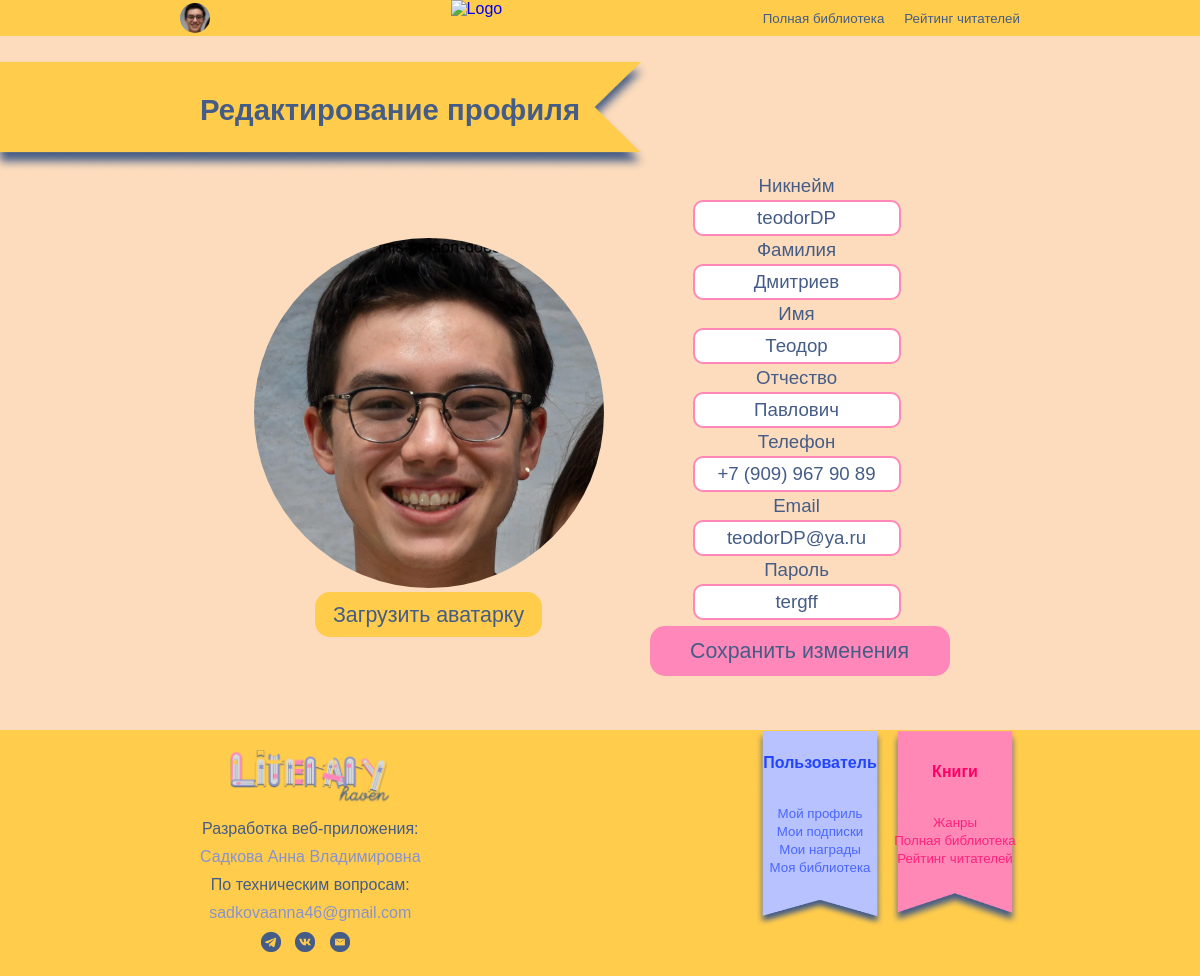
Page /editprofile.php?acc=22 on the committed database.
### tables this page shows
CREATE TABLE `user` (
  `UserId` int(11) NOT NULL AUTO_INCREMENT,
  `Surname` varchar(100) NOT NULL,
  `Name` varchar(100) NOT NULL,
  `Fathername` varchar(100) DEFAULT NULL,
  `UserPhoto` varchar(100) DEFAULT NULL,
  `Nickname` varchar(50) DEFAULT NULL,
  `Phone` varchar(18) NOT NULL,
  `Password` varchar(10) NOT NULL,
  `Email` varchar(70) NOT NULL,
  `Scores` int(11) DEFAULT NULL,
  `Role` int(11) NOT NULL,
  `Status` int(11) NOT NULL,
  `Block` bit(1) DEFAULT NULL,
  PRIMARY KEY (`UserId`),
  KEY `Role` (`Role`),
  KEY `Status` (`Status`),
  CONSTRAINT `user_ibfk_1` FOREIGN KEY (`Role`) REFERENCES `role` (`RoleId`),
  CONSTRAINT `user_ibfk_2` FOREIGN KEY (`Status`) REFERENCES `status` (`StatusId`)
);

### public_html/editprofile.php (the view, shortened to what this page needs)
<?php
if (isset($_SESSION['acc'])) {
    $acc = $_SESSION['acc'];
} elseif (isset($_GET['acc'])) {
    $acc = $_GET['acc'];
} else {
    header("Location: autorisation.php");
    exit();
}
$host="localhost";
$dbname="sadkovaann";
$password="R2UJCEw@Q";
$user="sadkovaann";
$db_connect = mysqli_connect($host, $user, $password, $dbname);
$roleCheck = "SELECT Role FROM user WHERE UserId = $acc";
$roleCheckSql = mysqli_query($db_connect, $roleCheck);
if ($roleCheckSql && mysqli_num_rows($roleCheckSql) > 0) {
    $rowRole = mysqli_fetch_assoc($roleCheckSql);
    $RoleId = $rowRole['Role'];
}
if($RoleId == 2){
    $usQuery = "SELECT * FROM user WHERE UserId = $acc";
    $usResult = mysqli_query($db_connect, $usQuery);
    if ($usResult) {
        $userData = mysqli_fetch_assoc($usResult);
    } else {
        die("Ошибка выполнения запроса: " . mysqli_error($db_connect));
    }
}
?>
<!DOCTYPE html>
<html lang="ru">
<head>
    <link rel="stylesheet" href="style.css">
<body>
    <header>
        <div class="user-profile">
            <?php
            $q1 = "SELECT UserPhoto FROM user WHERE UserId = $acc";
            $sql1 = mysqli_query($db_connect, $q1);
            if ($sql1 && mysqli_num_rows($sql1) > 0) {
                $row = mysqli_fetch_assoc($sql1);
                $imageName = $row['UserPhoto'];
                $profimage = "Images/Profile/" . $imageName;
                echo "<a href='profile.php'>
                        <img src='$profimage' alt='Профиль' class='profile-icon'>
                    </a>";
            } else {
                echo "<a href='profile.php'>
                        <img src='Images/Profile/NoPhoto.png' alt='Профиль' class='profile-icon'>
                    </a>";
            }
            ?>
        </div>
        <div class="logo">
            <a href="index.php">
                <img src="Images/Logo/logo.png" alt="Logo">
            </a>
        </div>
        <nav>
            <ul>
                <li><a href="library.php">Полная библиотека</a></li>
                <li><a href="readers.php">Рейтинг читателей</a></li>
            </ul>
        </nav>
    </header>
    <section class='select-book-rewiew' style='margin: 0;'>
    <div id="left" class="section-bookmark" style="background-image: url('Images/Navigation/YellowSection.png'); margin-top: 2%">
        <?php
        if($RoleId == 2){
            echo "<h2 class='section-title'>Редактирование профиля</h2>";
        }
        else if ($RoleId == 1){
            echo "<h2 class='section-title'>Новый администратор</h2>";
        }
        ?>
    </div>
    <center>
        <table style="margin-bottom: 3%;">
            <tr>
                <?php
                if($RoleId == 2){
                    echo "<td style='padding-right: 40px'>";
                    $bookImages = "Images/Profile/" . $userData['UserPhoto'];
                    $SelBookImg = $bookImages;
                    echo "<center><img class='us-prof-img' id='us-prof-img' src='$SelBookImg' style='margin-bottom:3%'><br>";
                    echo "<label for='us-img-tb' class='add-img-book' onchange='previewImage(event)'>Загрузить аватарку</label>
                    </center>
                    </td>";
                }
                ?>
                <td>
                    <center>
                        <form action='profileeditcode.php' method='POST' class='new-read-book-user' enctype="multipart/form-data">
                            <?php
                            if($RoleId == 2){
                                echo "<label for='user-nname-box'>Никнейм</label><br>
                                <input type='text' readonly name='user-nname-box' id='user-nname-box' value='{$userData['Nickname']}'>
                                <br>";
                            }
                            ?>
                            <label for="user-sname-box">Фамилия</label><br>
                            <input type="text" required name="user-sname-box" id="user-sname-box" value='<?php if($RoleId == 2) { echo $userData['Surname'];}?>'><br>
                            <label for="user-name-box">Имя</label><br>
                            <input type="text" required name="user-name-box" id="user-name-box" value='<?php if($RoleId == 2) { echo $userData['Name'];}?>'><br>
                            <label for="user-fname-box">Отчество</label><br>
                            <input type="text" required name="user-fname-box" id="user-fname-box" value='<?php if($RoleId == 2) { echo $userData['Fathername'];}?>'><br>
                            <label for="user-ph-box">Телефон</label><br>
                            <input type="text" <?php if($RoleId == 2){ echo 'readonly';}?> name="user-ph-box" id="user-ph-box" value='<?php if($RoleId == 2) { echo $userData['Phone'];}?>'><br>
                            <label for="user-mail-box">Email</label><br>
                            <input type="text" required name="user-mail-box" id="user-mail-box" value='<?php if($RoleId == 2) { echo $userData['Email'];}?>'><br>
                            <label for="user-pass-box">Пароль</label><br>
                            <input type="text" required name="user-pass-box" id="user-pass-box" value='<?php if($RoleId == 2) { echo $userData['Password'];}?>'><br>
                            <input type="submit" id='AddNewReading' value="Сохранить изменения">
                        </form>
                    </center>
                </td>
            </tr>
        </table>
    </center>
    </section>
    <center>
        <footer <?php if (isset($RoleId) && $RoleId == 1) echo 'style="display: flex; align-items: center; justify-content: center;"'; ?>>
            <div class="footer-content">
                <a href="#"><img src="Images/Logo/logo2.png" alt="Logo" class="footer-logo"></a>
                <p style="color:#455C86">Разработка веб-приложения:</p>
                <p>Садкова Анна Владимировна</p>
                <p style="color:#455C86">По техническим вопросам:</p>
                <a href='mailto:sadkovaanna46@gmail.com?subject=Сайт%20LiteraryHaven'><p>sadkovaanna46@gmail.com</p></a>
                <div class="social-icons">
                <a href="#"><img src="Images/Social/telegram.png" alt="Telegram"></a>
                <a href="#"><img src="Images/Social/vk.png" alt="VK"></a>
                <a href="mailto:sadkovaanna46@gmail.com?subject=Сайт%20LiteraryHaven"><img src="Images/Social/email.png" alt="Email"></a>
                </div>
            </div>
            <div class="footer-menu" <?php if (isset($RoleId) && $RoleId == 1) echo 'style="display: none;"'; ?>>
                <div class="user-menu">
                    <h3>Пользователь</h3>
                    <ul>
                        <li><a href="profile.php">Мой профиль</a></li>
                        <li><a href="subscribtion.php?mysub=1">Мои подписки</a></li>
                        <li><a href="awards.php">Мои награды</a></li>
                        <li><a href="library.php?mylib=1">Моя библиотека</a></li>
                    </ul>
                </div>
                <div class="books-menu">
                    <h3>Книги</h3>
                    <ul>
                        <li><a href="allgenres.php">Жанры</a></li>
                        <li><a href="library.php">Полная библиотека</a></li>
                        <li><a href="readers.php">Рейтинг читателей</a></li>
                    </ul>
                </div>
            </div>
        </footer>
    </center>
</body>
</html>

### rows in the picture
user: UserPhoto (picture), user-nname-box "teodorDP", user-sname-box "Дмитриев", user-name-box "Теодор", user-fname-box "Павлович", user-ph-box "+7 (909) 967 90 89", user-mail-box "teodorDP@ya.ru", user-pass-box "tergff"
